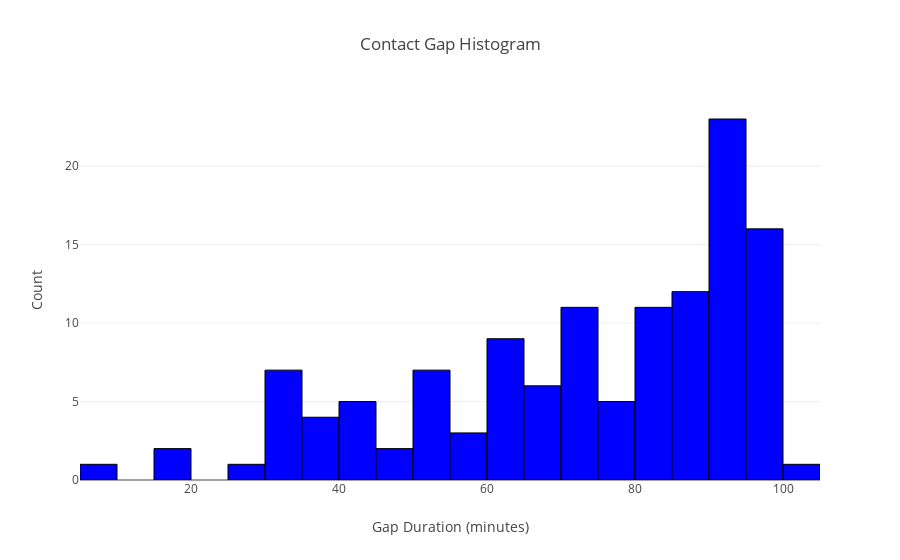

Here is the notebook cell this chart was saved with:
### Code cell
# Gap analysis
contact_gaps = compute_contact_gaps(solution.contacts)
contact_gap_hist = plot_contact_gap_histogram(contact_gaps, units='minutes')
contact_gap_hist.show()
